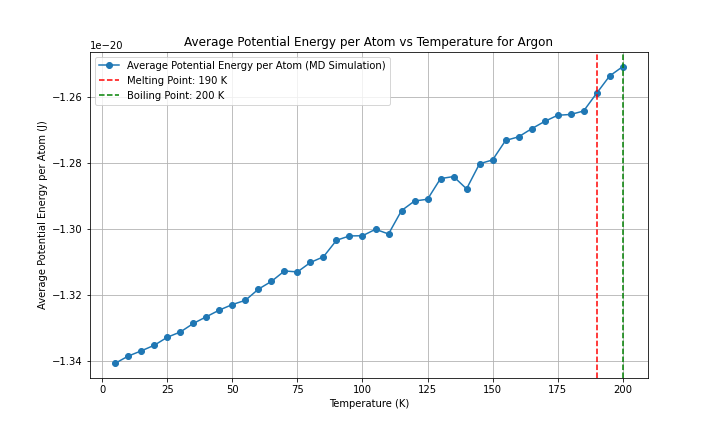

The Python source for this figure:
import numpy as np
import matplotlib.pyplot as plt
from scipy.optimize import minimize
from multiprocessing import Pool
import time
from reportlab.lib.pagesizes import letter
from reportlab.pdfgen import canvas
from tqdm import tqdm
from numba import njit, prange
import logging
import os

# Get the directory of the current script
script_dir = os.path.dirname(os.path.abspath(__file__))
script_base_name = os.path.splitext(os.path.basename(__file__))[0]

# Set up logging with the script's base name and directory
log_file_path = os.path.join(script_dir, f'{script_base_name}.log')
logging.basicConfig(filename=log_file_path, level=logging.INFO, format='%(asctime)s:%(levelname)s:%(message)s')

EPSILON = 1.654017502e-21  
SIGMA = 3.405e-10  
MASS = 6.63e-26  
K_B = 1.38e-23 

def create_fcc_lattice(a, n):
    """Create an FCC lattice."""
    base = np.array([[0, 0, 0],
                     [0.5, 0.5, 0], [0.5, 0, 0.5], [0, 0.5, 0.5]])
    positions = np.zeros((n**3 * 4, 3))
    index = 0
    for x in range(n):
        for y in range(n):
            for z in range(n):
                offset = np.array([x, y, z])
                for b in base:
                    positions[index] = (offset + b) * a
                    index += 1
    return positions

@njit
def lennard_jones(r2):
    """Calculate the Lennard-Jones potential and force."""
    r6 = (SIGMA ** 2 / r2) ** 3
    r12 = r6 ** 2
    potential = 4 * EPSILON * (r12 - r6)
    force = 24 * EPSILON * (2 * r12 - r6) / r2
    return potential, force

@njit
def apply_pbc(position, box_length):
    """Apply periodic boundary conditions."""
    return position - box_length * np.round(position / box_length)

@njit
def custom_norm(arr, axis=1):
    """Compute the norm along a specified axis."""
    if axis == 1:
        return np.sqrt(np.sum(arr**2, axis=1))
    elif axis == 0:
        return np.sqrt(np.sum(arr**2, axis=0))
    else:
        raise ValueError("Invalid axis")

@njit(parallel=True)
def compute_forces(positions, box_length):
    """Compute forces using Lennard-Jones potential with PBC."""
    N = len(positions)
    forces = np.zeros_like(positions)
    potential_energy = 0.0

    for i in prange(N):
        for j in range(i + 1, N):
            r_vec = apply_pbc(positions[i] - positions[j], box_length)
            r2 = np.dot(r_vec, r_vec)
            if r2 < (3.5 * SIGMA) ** 2:
                potential, force = lennard_jones(r2)
                f = force * r_vec
                forces[i] += f
                forces[j] -= f
                potential_energy += potential
                
    return forces, potential_energy

@njit
def velocity_verlet_adaptive(positions,
            velocities, forces, dt, box_length, max_force_threshold=1e-12):
    """Velocity-Verlet integration with adaptive time step."""
    new_positions = positions + velocities * dt + 0.5 * forces * dt**2 / MASS
    new_positions = apply_pbc(new_positions, box_length)
    new_forces, _ = compute_forces(new_positions, box_length)
    max_force = np.max(custom_norm(new_forces, axis=1))
    
    if max_force > max_force_threshold:
        dt = max(0.9 * dt * (max_force_threshold / max_force)**0.5, 1e-16)
    
    new_velocities = velocities + 0.5 * (forces + new_forces) * dt / MASS
    return new_positions, new_velocities, new_forces, dt

@njit
def standard_verlet_adaptive(positions,
    velocities, forces, dt, box_length, max_force_threshold=1e-12):
    """Standard Verlet integration with adaptive time step."""
    new_positions = positions + velocities * dt + 0.5 * forces * dt**2 / MASS
    new_positions = apply_pbc(new_positions, box_length)
    new_forces, _ = compute_forces(new_positions, box_length)
    max_force = np.max(custom_norm(new_forces, axis=1))

    if max_force > max_force_threshold:
        dt = max(0.9 * dt * (max_force_threshold / max_force)**0.5, 1e-16)

    new_velocities = velocities + new_forces * dt / MASS
    return new_positions, new_velocities, new_forces, dt

@njit
def leapfrog_verlet_adaptive(positions,
    velocities, forces, dt, box_length, max_force_threshold=1e-12):
    """Leapfrog Verlet integration with adaptive time step."""
    half_dt = 0.5 * dt
    velocities_half = velocities + forces * half_dt / MASS
    new_positions = positions + velocities_half * dt
    new_positions = apply_pbc(new_positions, box_length)
    new_forces, _ = compute_forces(new_positions, box_length)
    max_force = np.max(custom_norm(new_forces, axis=1))

    if max_force > max_force_threshold:
        dt = max(0.9 * dt * (max_force_threshold / max_force)**0.5, 1e-16)

    new_velocities = velocities_half + new_forces * half_dt / MASS
    return new_positions, new_velocities, new_forces, dt

def adaptive_equilibration(positions, velocities, forces, dt, box_length,
                           verlet_algorithm, equilibration_window=200, threshold=1e-22, max_steps=500):
    """Perform adaptive equilibration."""
    equilibration_steps = 0
    recent_potential_energies = []
    forces, _ = compute_forces(positions, box_length)
    with tqdm(total=equilibration_window, desc="Equilibration") as pbar:
        while equilibration_steps < max_steps:
            positions, velocities, forces, dt = verlet_algorithm(positions,
                velocities, forces, dt, box_length)
            _, potential_energy = compute_forces(positions, box_length)
            recent_potential_energies.append(potential_energy)
            if len(recent_potential_energies) > equilibration_window:
                recent_potential_energies.pop(0)
                mean_potential_energy = np.mean(recent_potential_energies)
                std_potential_energy = np.std(recent_potential_energies)
                if std_potential_energy < threshold and np.abs(potential_energy - mean_potential_energy) < threshold:
                    logging.info(f"Equilibration completed in {equilibration_steps} steps with dt={dt:.2e}")
                    break
                pbar.update(1)
            equilibration_steps += 1
            if equilibration_steps % 1000 == 0:
                logging.info(f"Step {equilibration_steps}: Potential Energy = {potential_energy:.5e}, dt = {dt:.2e}")
    return positions, velocities, forces, dt, equilibration_steps

def run_md_for_temperature(T, seed, verlet_algorithm, dt, sampling_steps=60000):
    """Run MD simulation for a single temperature using the specified Verlet algorithm."""
    np.random.seed(seed)
    a = 5.26e-10  # Initial guess for the lattice parameter
    n = 3  # Number of unit cells in each dimension
    positions = create_fcc_lattice(a, n)
    box_length = n * a  # Length of the simulation box
    N = len(positions)
    
    # Initialize velocities for 5K
    velocities = np.random.randn(N, 3) * np.sqrt(K_B * 5 / MASS)
    forces, _ = compute_forces(positions, box_length)

    # Rescale velocities to the desired temperature
    current_temperature = np.sum(MASS * np.sum(velocities**2, axis=1)) / (3 * N * K_B)
    scale_factor = np.sqrt(T / current_temperature)
    velocities *= scale_factor

    # Adaptive equilibration
    positions, velocities, forces, dt, equilibration_steps = adaptive_equilibration(
        positions, velocities, forces, dt, box_length, verlet_algorithm
    )

    logging.info(f"Equilibration steps: {equilibration_steps}")

    print(f"Equilibration steps: {equilibration_steps}")

    potential_energy = 0
    initial_total_energy = 0
    count = 0
    total_energy_drift = 0

    with tqdm(total=sampling_steps, desc="Progress") as pbar:
        potential_energy = 0
        count = 0
        total_energy_drift = 0
        initial_total_energy = None
    
        for step in range(sampling_steps):
            positions, velocities, forces, dt = verlet_algorithm(
                positions, velocities, forces, dt, box_length
            )
            kinetic_energy = 0.5 * MASS * np.sum(velocities**2)
            _, potential_energy_step = compute_forces(positions, box_length)
            total_energy = kinetic_energy + potential_energy_step
            potential_energy += potential_energy_step
    
            if step == 0:
                initial_total_energy = total_energy
    
            total_energy_drift += abs(total_energy - initial_total_energy)
            count += 1
            pbar.update(1)
            if step % 1000 == 0:
                logging.info(f"Step {step}: Kinetic Energy = {kinetic_energy:.5e}, Potential Energy = {potential_energy_step:.5e}, Total Energy = {total_energy:.5e}")
	    
        
        average_potential_energy = potential_energy / count / N  
        energy_drift = total_energy_drift / count
    
    return dt, average_potential_energy, energy_drift

def potential_energy_for_lattice(a):
    """Calculate potential energy for a given lattice parameter."""
    positions = create_fcc_lattice(a, 3)
    box_length = 3 * a
    _, potential_energy = compute_forces(positions, box_length)
    return potential_energy

def optimize_lattice_parameter():
    """Optimize the lattice parameter."""
    initial_guesses = np.linspace(4.5e-10, 6e-10, 500)
    results = [minimize(potential_energy_for_lattice,
                        [guess], bounds=[(4.5e-10, 6e-10)]) for
               guess in initial_guesses]
    best_result = min(results, key=lambda x: x.fun)
    return best_result.x[0]

def test_time_steps(T, seed, verlet_algorithm,
                    time_steps, sampling_steps=60000):
    """Test different time steps."""
    with Pool(16) as pool:
        args = [(T, seed, verlet_algorithm,
                 dt, sampling_steps) for dt in time_steps]
        results = pool.starmap(run_md_for_temperature, args)
    return results

def run_preliminary_steps_parallel(temperatures, seeds,
                   verlet_algorithms, algorithm_names, 
               time_steps, preliminary_steps):
    """Run preliminary steps sequentially."""
    results = []
    for alg in verlet_algorithms:
        alg_results = []
        for T, seed, dt in zip(temperatures, seeds, time_steps):
            result = run_md_for_temperature(T, seed, alg,
                                            dt, preliminary_steps)
            alg_results.append(result)
        results.append(alg_results)
    
    potential_energies_per_algorithm = []
    energy_drifts_per_algorithm = []
    best_time_steps = []

    for i, alg_results in enumerate(results):
        if len(alg_results) == 0:
            print(f"No results for algorithm {algorithm_names[i]}")  
            logging.warning(f"No results for algorithm {algorithm_names[i]}")
            
            continue
        potential_energies = [res[1] for res in alg_results]
        energy_drifts = [res[2] for res in alg_results]
        best_time_step = time_steps[np.argmin([res[2] for res in alg_results])]
        
        potential_energies_per_algorithm.append(np.mean(potential_energies))
        energy_drifts_per_algorithm.append(np.mean(energy_drifts))
        best_time_steps.append(best_time_step)
    
    return potential_energies_per_algorithm, energy_drifts_per_algorithm, best_time_steps

def find_best_sampling_steps(T, seed, verlet_algorithm,
                time_step, sampling_step_range):
    """Find the best sampling steps."""
    results = []
    for sampling_steps in sampling_step_range:
        dt, potential_energy, energy_drift = run_md_for_temperature(T, seed,
                            verlet_algorithm, time_step, sampling_steps)
        results.append((sampling_steps, potential_energy, energy_drift))
    return results

def generate_pdf_report(melting_point, boiling_point, a_opt, temperatures, potential_energies, runtime, best_algorithm_name, best_time_step, reason):
    """Generate a PDF report."""
    script_base_name = os.path.splitext(os.path.basename(__file__))[0]
    filename = os.path.join(script_dir, f"{script_base_name}.pdf")
    plot_filename = os.path.join(script_dir, f"{script_base_name}.png")

    c = canvas.Canvas(filename, pagesize=letter)
    width, height = letter

    c.drawString(50, height - 50, "Molecular Dynamics Simulation Report")
    c.drawString(50, height - 70, f"Optimized Lattice Parameter: {a_opt:.4e} m")
    c.drawString(50, height - 90, f"Melting Point: {melting_point} K")
    c.drawString(50, height - 110, f"Boiling Point: {boiling_point} K")
    c.drawString(50, height - 130, f"Total Runtime: {runtime:.2f} seconds")
    c.drawString(50, height - 150, f"Best Verlet Algorithm: {best_algorithm_name}")
    c.drawString(50, height - 170, f"Best Time Step: {best_time_step:.2e} s")

    reason_text = f"Reason: {reason}"
    max_chars_per_line = 78
    wrapped_reason = "\n".join([reason_text[i:i + max_chars_per_line] for i in range(0, len(reason_text), max_chars_per_line)])
    text_lines = wrapped_reason.split('\n')
    for i, line in enumerate(text_lines):
        c.drawString(50, height - 190 - i * 20, line)

    # Plot and save the temperature vs potential energy graph
    plt.figure(figsize=(10, 6))
    plt.plot(temperatures, potential_energies, marker='o', linestyle='-', label='Average Potential Energy per Atom (MD Simulation)')
    plt.xlabel('Temperature (K)')
    plt.ylabel('Average Potential Energy per Atom (J)')
    plt.title('Average Potential Energy per Atom vs Temperature for Argon')
    plt.axvline(melting_point, color='r', linestyle='--', label=f'Melting Point: {melting_point} K')
    plt.axvline(boiling_point, color='g', linestyle='--', label=f'Boiling Point: {boiling_point} K')
    plt.legend()
    plt.grid(True)
    plt.savefig(plot_filename)  # Save the plot
    plt.close()

    # Ensure the image file exists before attempting to draw it
    try:
        c.drawImage(plot_filename, 50, 200, width=500, height=300)
    except FileNotFoundError:
        logging.error(f"File {plot_filename} not found. Skipping image in the PDF report.")

    c.save()

def main():
    """Main function to run the MD simulation."""
    start_time = time.time()

    a_opt = optimize_lattice_parameter()
    print(f"Optimized lattice parameter: {a_opt}")
    logging.info(f"Optimized lattice parameter: {a_opt}")

    temperatures = np.arange(5, 205, 5)
    preliminary_temperatures = np.arange(60, 105, 5)

    time_steps = [1e-15,5e-16,5e-15,1e-14]

    seeds = np.random.randint(0, 10000, len(temperatures))
    preliminary_seeds = np.random.randint(0, 10000, len(preliminary_temperatures))

    verlet_algorithms = [
        velocity_verlet_adaptive,
        standard_verlet_adaptive,
        leapfrog_verlet_adaptive
    ]
    algorithm_names = [
        "Velocity-Verlet (Adaptive)",
        "Standard Verlet (Adaptive)",
        "Leapfrog Verlet (Adaptive)"
    ]

    preliminary_steps = 1000
    potential_energies_per_algorithm, energy_drifts_per_algorithm, best_time_steps = run_preliminary_steps_parallel(
        preliminary_temperatures,
        preliminary_seeds,
        verlet_algorithms,
        algorithm_names, time_steps, preliminary_steps)

    if not potential_energies_per_algorithm or not energy_drifts_per_algorithm or not best_time_steps:
        print("Error: No valid preliminary results obtained.")
        logging.error("No valid preliminary results obtained.")
        return

    best_algorithm_index = np.argmin([pe + ed for pe, ed in zip(potential_energies_per_algorithm, energy_drifts_per_algorithm)])
    best_verlet_algorithm = verlet_algorithms[best_algorithm_index]
    best_algorithm_name = algorithm_names[best_algorithm_index]
    best_time_step = best_time_steps[best_algorithm_index]
    reason = (f"Lowest average potential energy ({potential_energies_per_algorithm[best_algorithm_index]:.2e} J) "
              f"and minimal energy drift ({energy_drifts_per_algorithm[best_algorithm_index]:.2e} J) "
              f"during preliminary simulation.")
    print(f"Best Verlet algorithm: {best_algorithm_name}")
    print(f"Best time step: {best_time_step}")

    sampling_step_range = [20000,15000,40000,60000,80000]
    sampling_results = find_best_sampling_steps(temperatures[0], seeds[0], best_verlet_algorithm, best_time_step, sampling_step_range)

    for sampling_steps, potential_energy, energy_drift in sampling_results:
        print(f"Sampling steps: {sampling_steps}, Potential energy: {potential_energy:.2e} J, Energy drift: {energy_drift:.2e} J")
        logging.info(f"Sampling steps: {sampling_steps}, Potential energy: {potential_energy:.2e} J, Energy drift: {energy_drift:.2e} J")

    best_sampling_steps = min(sampling_results, key=lambda x: x[2])[0]
    print(f"Best sampling steps: {best_sampling_steps}")
    logging.info(f"Best sampling steps: {best_sampling_steps}")

    with Pool(16) as pool:
        results = pool.starmap(run_md_for_temperature, [(T, seed, best_verlet_algorithm, best_time_step, best_sampling_steps) for T, seed in zip(temperatures, seeds)])

    dts, potential_energies, energy_drifts = zip(*results)

    end_time = time.time()
    runtime = end_time - start_time
    print(f"Runtime: {runtime:.2f} seconds")

    first_derivative = np.gradient(potential_energies, temperatures)
    second_derivative = np.gradient(first_derivative, temperatures)

    plt.figure(figsize=(10, 6))
    plt.plot(temperatures, potential_energies, marker='o', linestyle='-', label='Average Potential Energy (MD Simulation)')
    plt.xlabel('Temperature (K)')
    plt.ylabel('Average Potential Energy (J)')
    plt.title('Average Potential Energy vs Temperature for Argon')
    plt.legend()
    plt.grid(True)

    melting_point = temperatures[np.argmax(first_derivative)]

    post_melting_temperatures = temperatures[temperatures > melting_point]
    post_melting_second_derivative = second_derivative[temperatures > melting_point]
    boiling_point = post_melting_temperatures[np.argmax(post_melting_second_derivative)]

    plt.axvline(melting_point, color='r', linestyle='--', label=f'Melting Point: {melting_point} K')
    plt.axvline(boiling_point, color='g', linestyle='--', label=f'Boiling Point: {boiling_point} K')
    plt.legend()
    plt.show()

    generate_pdf_report(melting_point, boiling_point, a_opt, temperatures, potential_energies, runtime, best_algorithm_name, best_time_step, reason)

if __name__ == "__main__":
    main()
